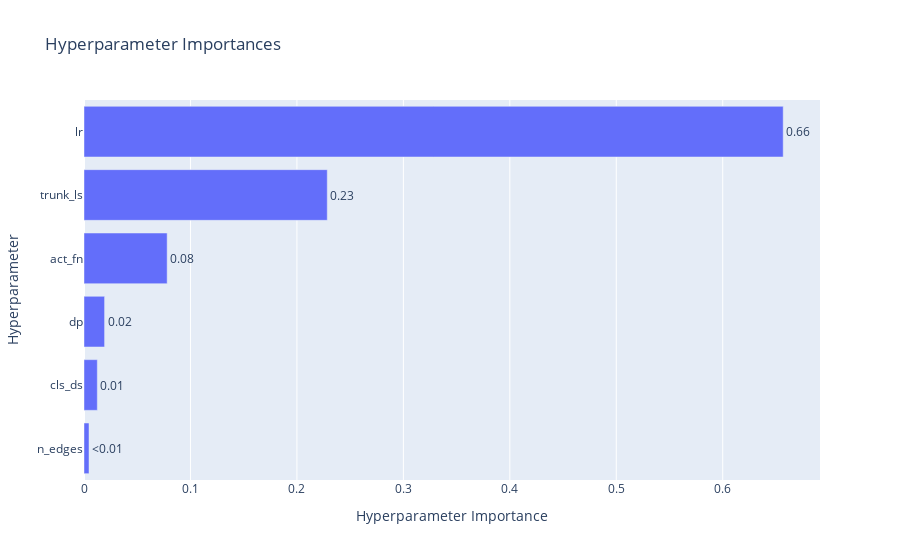
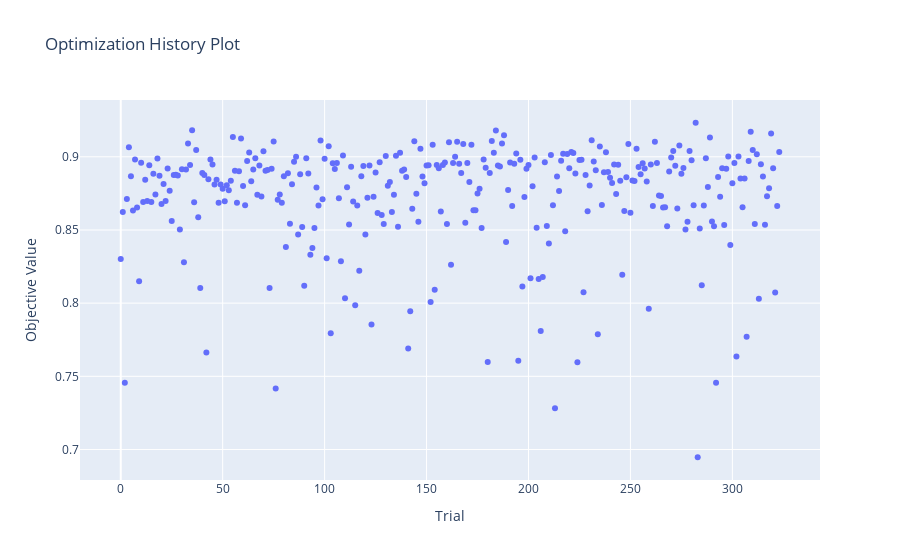

Notebook code cell kept with these figures, in order:
### Code cell
print_study_results("cls_gcn")

### Figure 1 — Plotly figure (JSON) as saved in the notebook; plotly's stock layout.template omitted (floating-point values rounded to 4 significant figures)
{"data": [{"cliponaxis": false, "hovertemplate": ["n_edges (CategoricalDistribution): 0.004729326911070259<extra></extra>", "cls_ds (CategoricalDistribution): 0.012509465618769292<extra></extra>", "dp (CategoricalDistribution): 0.019336170405876117<extra></extra>", "act_fn (CategoricalDistribution): 0.07811350639904585<extra></extra>", "trunk_ls (CategoricalDistribution): 0.2285118257870823<extra></extra>", "lr (CategoricalDistribution): 0.6567997048781561<extra></extra>"], "name": "Objective Value", "orientation": "h", "text": ["<0.01", "0.01", "0.02", "0.08", "0.23", "0.66"], "textposition": "outside", "type": "bar", "x": [0.004729, 0.01251, 0.01934, 0.07811, 0.2285, 0.6568], "y": ["n_edges", "cls_ds", "dp", "act_fn", "trunk_ls", "lr"]}], "layout": {"title": {"text": "Hyperparameter Importances"}, "xaxis": {"title": {"text": "Hyperparameter Importance"}}, "yaxis": {"title": {"text": "Hyperparameter"}}}}

### Figure 2 — Plotly figure (JSON) as saved in the notebook; plotly's stock layout.template omitted (floating-point values rounded to 4 significant figures; data arrays with more than 128 entries replaced by an {"elided": "..."} marker saying what was removed)
{"data": [{"mode": "markers", "name": "Objective Value", "type": "scatter", "x": {"elided": "324 int values"}, "y": {"elided": "324 float values"}}, {"marker": {"color": "#cccccc"}, "mode": "markers", "name": "Infeasible Trial", "showlegend": false, "type": "scatter", "x": [], "y": []}], "layout": {"title": {"text": "Optimization History Plot"}, "xaxis": {"title": {"text": "Trial"}}, "yaxis": {"title": {"text": "Objective Value"}}}}
